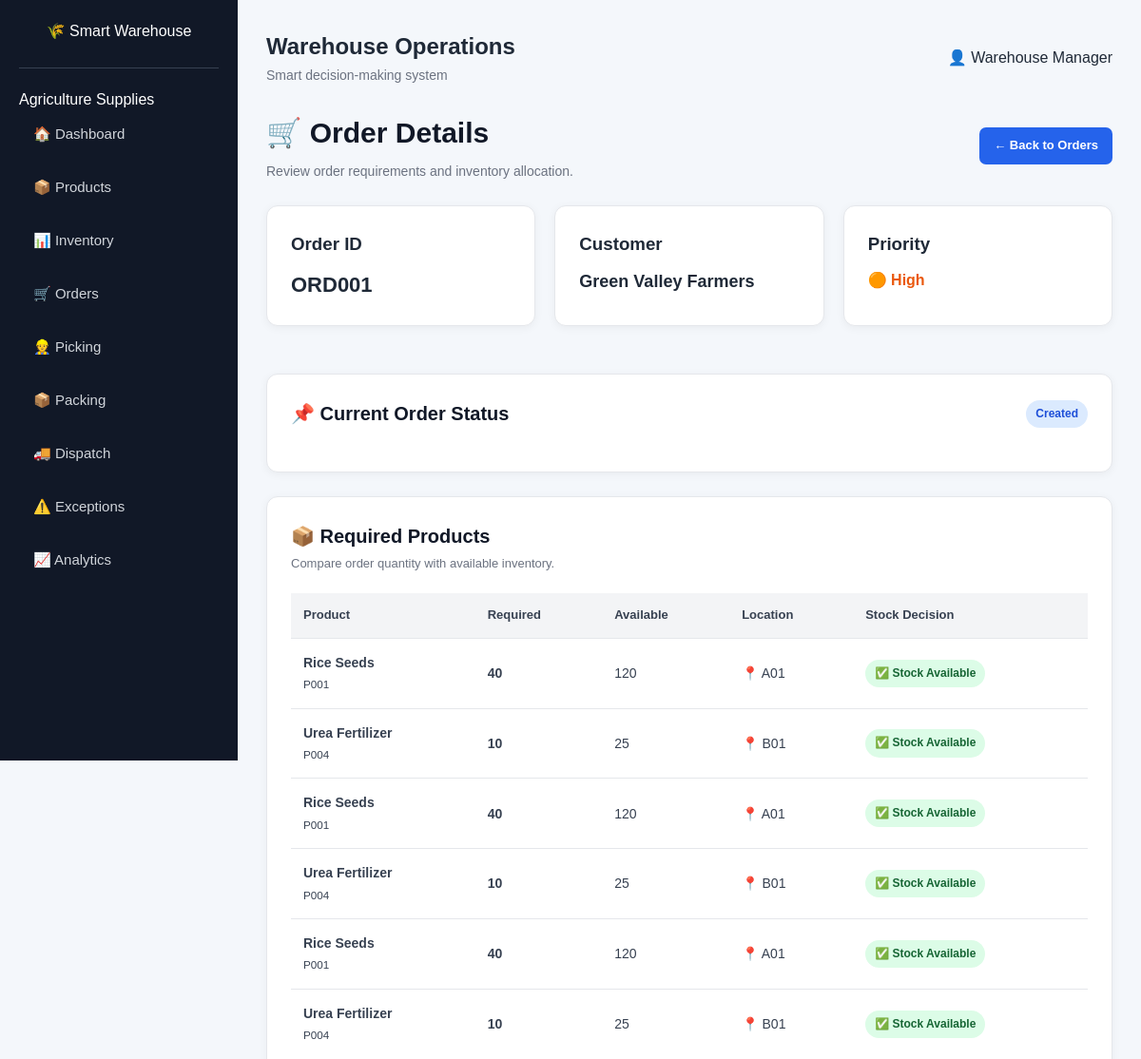
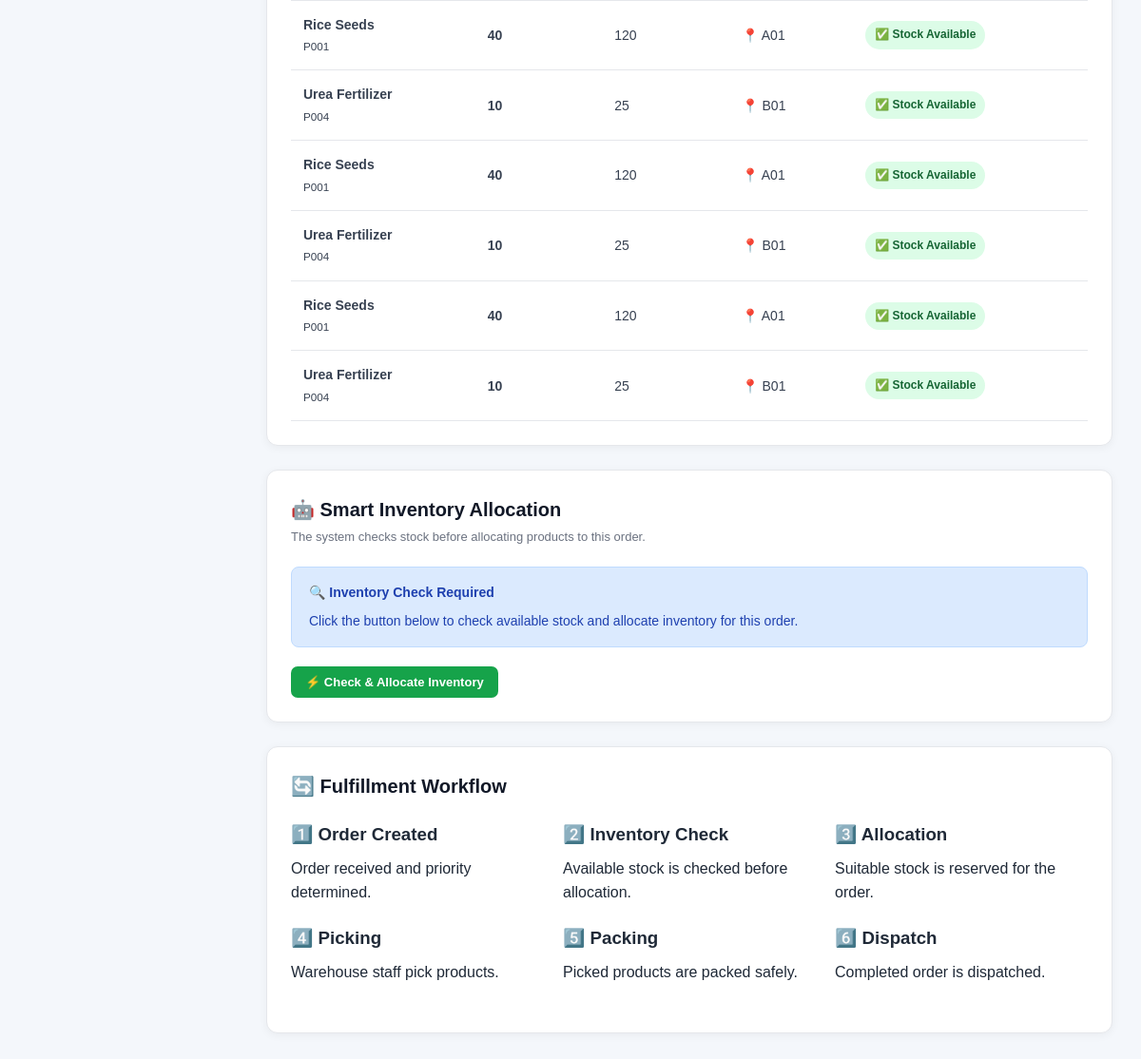
The page /orders/ORD001 on the database its author committed (2 pictures, top to bottom).
### tables this page shows
CREATE TABLE orders (

        order_id TEXT PRIMARY KEY,

        customer TEXT,

        priority TEXT,

        status TEXT,

        order_date TEXT

    );

CREATE TABLE order_items (

        order_id TEXT,

        product_id TEXT,

        quantity INTEGER

    );

CREATE TABLE products (

        product_id TEXT PRIMARY KEY,

        name TEXT NOT NULL,

        category TEXT,

        unit TEXT,

        reorder_level INTEGER

    );

CREATE TABLE inventory (

        product_id TEXT PRIMARY KEY,

        location_id TEXT,

        quantity INTEGER,

        damaged INTEGER DEFAULT 0

    );

### app.py (the view)
@app.route(
    "/orders/<order_id>"
)
def order_details(order_id):
    conn = get_db()
    order = conn.execute(
        """
        SELECT *
        FROM orders
        WHERE order_id = ?
        """,
        (order_id,)
    ).fetchone()
    items = conn.execute(
        """
        SELECT

            oi.order_id,

            oi.product_id,

            oi.quantity,

            p.name,

            i.quantity AS available,

            i.location_id

        FROM order_items oi

        JOIN products p
        ON oi.product_id = p.product_id

        LEFT JOIN inventory i
        ON oi.product_id = i.product_id

        WHERE oi.order_id = ?

        """,
        (order_id,)
    ).fetchall()
    conn.close()
    return render_template(
        "order_details.html",
        order=order,
        items=items
    )

### app.py (called while the page is built)
def get_db():
    conn = sqlite3.connect(DATABASE)
    conn.row_factory = sqlite3.Row
    return conn

### templates/order_details.html (shortened to what this page needs)
{% extends "base.html" %}
{% block content %}
<div class="topbar">
    <div>
        <h1>🛒 Order Details</h1>
        <p>
            Review order requirements and inventory allocation.
        </p>
    </div>
    <a href="{{ url_for('orders') }}"
       class="btn">
        ← Back to Orders
    </a>
</div>
<div class="grid-3">
    <div class="card">
        <h3>Order ID</h3>
        <p style="font-size: 22px;
                  font-weight: bold;
                  margin-top: 10px;">
            {{ order.order_id }}
        </p>
    </div>
    <div class="card">
        <h3>Customer</h3>
        <p style="font-size: 18px;
                  font-weight: bold;
                  margin-top: 10px;">
            {{ order.customer }}
        </p>
    </div>
    <div class="card">
        <h3>Priority</h3>
        <p style="margin-top: 10px;">
            {% if order.priority == "Urgent" %}
                <span class="priority-urgent">
                    🔴 Urgent
                </span>
            {% elif order.priority == "High" %}
                <span class="priority-high">
                    🟠 High
                </span>
            {% elif order.priority == "Medium" %}
                <span class="priority-medium">
                    🟡 Medium
                </span>
            {% else %}
                <span class="priority-low">
                    🟢 Low
                </span>
            {% endif %}
        </p>
    </div>
</div>
<div class="card">
    <div class="card-header">
        <div>
            <h2>📌 Current Order Status</h2>
        </div>
        <div>
            {% if order.status == "Created" %}
                <span class="badge status-created">
                    Created
                </span>
            {% elif order.status == "Allocated" %}
                <span class="badge status-allocated">
                    Allocated
                </span>
            {% elif order.status == "Picking" %}
                <span class="badge status-picking">
                    Picking
                </span>
            {% elif order.status == "Picked" %}
                <span class="badge status-picked">
                    Picked
                </span>
            {% elif order.status == "Packed" %}
                <span class="badge status-packed">
                    Packed
                </span>
            {% elif order.status == "Quality Checked" %}
                <span class="badge status-packed">
                    Quality Checked
                </span>
            {% elif order.status == "Dispatched" %}
                <span class="badge status-dispatched">
                    Dispatched
                </span>
            {% else %}
                <span class="badge">
                    {{ order.status }}
                </span>
            {% endif %}
        </div>
    </div>
</div>
<div class="card">
    <div class="card-header">
        <div>
            <h2>📦 Required Products</h2>
            <p>
                Compare order quantity with available inventory.
            </p>
        </div>
    </div>
    <div class="table-container">
        <table>
            <thead>
                <tr>
                    <th>Product</th>
                    <th>Required</th>
                    <th>Available</th>
                    <th>Location</th>
                    <th>Stock Decision</th>
                </tr>
            </thead>
            <tbody>
                {% for item in items %}
                <tr>
                    <td>
                        <strong>
                            {{ item.name }}
                        </strong>
                        <br>
                        <small>
                            {{ item.product_id }}
                        </small>
                    </td>
                    <td>
                        <strong>
                            {{ item.quantity }}
                        </strong>
                    </td>
                    <td>
                        {% if item.available is not none %}
                            {{ item.available }}
                        {% else %}
                            0
                        {% endif %}
                    </td>
                    <td>
                        {% if item.location_id %}
                            📍 {{ item.location_id }}
                        {% else %}
                            <span class="priority-urgent">
                                Location unavailable
                            </span>
                        {% endif %}
                    </td>
                    <td>
                        {% if item.available is not none
                              and item.available >= item.quantity %}
                            <span class="badge status-dispatched">
                                ✅ Stock Available
                            </span>
                        {% elif item.available is not none
                              and item.available > 0 %}
                            <span class="badge status-picking">
                                ⚠️ Partial Stock
                            </span>
                        {% else %}
                            <span class="badge status-danger">
                                ❌ Out of Stock
                            </span>
                        {% endif %}
                    </td>
                </tr>
                {% endfor %}
            </tbody>
        </table>
    </div>
</div>
<div class="card">
    <div class="card-header">
        <div>
            <h2>🤖 Smart Inventory Allocation</h2>
            <p>
                The system checks stock before allocating
                products to this order.
            </p>
        </div>
    </div>
    {% if order.status == "Created" %}
        <div class="alert alert-info">
            <strong>
                🔍 Inventory Check Required
            </strong>
            <p style="margin-top: 8px;">
                Click the button below to check available
                stock and allocate inventory for this order.
            </p>
        </div>
        <form
            method="POST"
            action="{{ url_for(
                'allocate',
                order_id=order.order_id
            ) }}"
        >
            <button
                type="submit"
                class="btn btn-success">
                ⚡ Check & Allocate Inventory
            </button>
        </form>
    {% endif %}
</div>
<div class="card">
    <div class="card-header">
        <h2>🔄 Fulfillment Workflow</h2>
    </div>
    <div class="grid-3">
        <div>
            <h3>1️⃣ Order Created</h3>
            <p style="margin-top: 8px;">
                Order received and priority determined.
            </p>
        </div>
        <div>
            <h3>2️⃣ Inventory Check</h3>
            <p style="margin-top: 8px;">
                Available stock is checked before allocation.
            </p>
        </div>
        <div>
            <h3>3️⃣ Allocation</h3>
            <p style="margin-top: 8px;">
                Suitable stock is reserved for the order.
            </p>
        </div>
        <div>
            <h3>4️⃣ Picking</h3>
            <p style="margin-top: 8px;">
                Warehouse staff pick products.
            </p>
        </div>
        <div>
            <h3>5️⃣ Packing</h3>
            <p style="margin-top: 8px;">
                Picked products are packed safely.
            </p>
        </div>
        <div>
            <h3>6️⃣ Dispatch</h3>
            <p style="margin-top: 8px;">
                Completed order is dispatched.
            </p>
        </div>
    </div>
</div>
{% endblock %}

### static/css/style.css (style rules this page uses)
* { margin: 0; padding: 0; box-sizing: border-box; }
body { font-family: Arial, Helvetica, sans-serif; background: #f4f7fb; color: #1f2937; line-height: 1.6; }
a { text-decoration: none; color: inherit; }
.topbar { display: flex; justify-content: space-between; align-items: center; margin-bottom: 25px; }
.topbar h1 { font-size: 30px; color: #111827; margin-bottom: 5px; }
.topbar p { color: #6b7280; font-size: 14px; }
.card, .content-card { background: white; border-radius: 12px; padding: 25px; margin-bottom: 25px; border: 1px solid #e5e7eb; box-shadow: 0 2px 10px rgba(0, 0, 0, 0.05); }
.card-header { display: flex; justify-content: space-between; align-items: center; margin-bottom: 20px; }
.card-header h2 { font-size: 20px; color: #111827; }
.card-header p { color: #6b7280; font-size: 13px; margin-top: 3px; }
.table-container { width: 100%; overflow-x: auto; }
table { width: 100%; border-collapse: collapse; min-width: 700px; }
thead { background: #f3f4f6; }
th { text-align: left; padding: 13px; font-size: 13px; color: #374151; font-weight: 600; border-bottom: 1px solid #e5e7eb; }
td { padding: 14px 13px; font-size: 14px; border-bottom: 1px solid #e5e7eb; color: #374151; }
.btn { display: inline-block; border: none; background: #2563eb; color: white; padding: 9px 15px; border-radius: 7px; cursor: pointer; font-size: 13px; font-weight: 600; transition: 0.2s; }
.btn-success { background: #16a34a; }
.badge { display: inline-block; padding: 5px 10px; border-radius: 20px; font-size: 12px; font-weight: 600; background: #e5e7eb; color: #374151; }
.status-created { background: #dbeafe; color: #1d4ed8; }
.status-dispatched { background: #dcfce7; color: #166534; }
.priority-high { color: #ea580c; font-weight: bold; }
.alert { padding: 15px 18px; border-radius: 8px; margin-bottom: 20px; font-size: 14px; border: 1px solid transparent; }
.alert-info { background: #dbeafe; color: #1e40af; border-color: #bfdbfe; }
.grid-3 { display: grid; grid-template-columns: repeat(3, 1fr); gap: 20px; margin-bottom: 25px; }

### rows shown on the page
orders: order_id "ORD001", customer "Green Valley Farmers"
order_items: name "Rice Seeds", product_id "P001", quantity "40", available "120", location_id "A01", shows "✅ Stock Available"
order_items: name "Urea Fertilizer", product_id "P004", quantity "10", available "25", location_id "B01", shows "✅ Stock Available"
order_items: name "Rice Seeds", product_id "P001", quantity "40", available "120", location_id "A01", shows "✅ Stock Available"
order_items: name "Urea Fertilizer", product_id "P004", quantity "10", available "25", location_id "B01", shows "✅ Stock Available"
order_items: name "Rice Seeds", product_id "P001", quantity "40", available "120", location_id "A01", shows "✅ Stock Available"
order_items: name "Urea Fertilizer", product_id "P004", quantity "10", available "25", location_id "B01", shows "✅ Stock Available"
order_items: name "Rice Seeds", product_id "P001", quantity "40", available "120", location_id "A01", shows "✅ Stock Available"
order_items: name "Urea Fertilizer", product_id "P004", quantity "10", available "25", location_id "B01", shows "✅ Stock Available"
order_items: name "Rice Seeds", product_id "P001", quantity "40", available "120", location_id "A01", shows "✅ Stock Available"
order_items: name "Urea Fertilizer", product_id "P004", quantity "10", available "25", location_id "B01", shows "✅ Stock Available"
order_items: name "Rice Seeds", product_id "P001", quantity "40", available "120", location_id "A01", shows "✅ Stock Available"
order_items: name "Urea Fertilizer", product_id "P004", quantity "10", available "25", location_id "B01", shows "✅ Stock Available"
